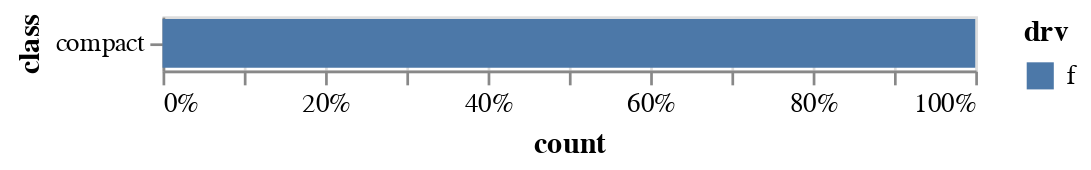

Source (Vega-Lite JSON):
### Vega-Lite specification from a JSON file in a GitHub repository (floating-point values rounded to 4 significant figures)
{"$schema": "https://vega.github.io/schema/vega-lite/v4.json", "datasets": {"data-00": [{"manufacturer": "audi", "model": "a4", "displ": 1.8, "year": 1999, "cyl": 4, "trans": "auto(l5)", "drv": "f", "cty": 18, "hwy": 29, "fl": "p", "class": "compact"}]}, "layer": [{"data": {"name": "data-00"}, "mark": {"type": "bar"}, "encoding": {"y": {"field": "class", "type": "nominal", "title": "class"}, "x": {"aggregate": "sum", "field": "displ", "stack": "normalize", "type": "quantitative", "title": "count"}, "fill": {"field": "drv", "type": "nominal", "title": "drv"}}}]}
